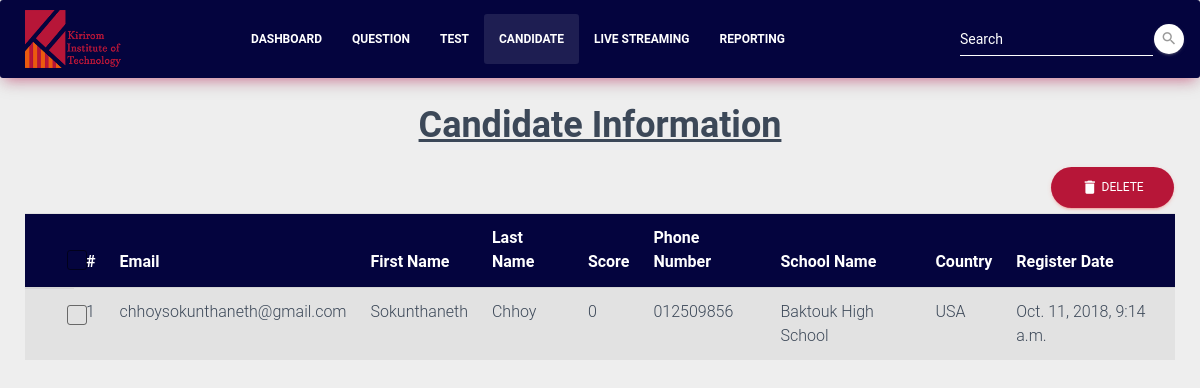
Page /candidate/ on the committed database.
### register/models.py (models this page shows, shortened)
class Register(models.Model):
	email = models.EmailField(max_length=120, blank=False, null=False)
	password = models.TextField(blank=True, null=True)
	firstname= models.CharField(max_length=120, blank=False, null=False)
	lastname = models.CharField(max_length=120, blank=False, null=False)
	phonenumber = models.CharField(max_length=120, blank=True, null=True)
	country = models.CharField(max_length=120, blank=False, null=False)
	card_id = models.FileField(upload_to='card_id')
	student_profile = models.FileField(upload_to='student_profile')
	birthday = models.DateField(blank=False, null=False)
	address = models.CharField(max_length=200, blank=False, null=False)
	sname = models.CharField(max_length=300, blank=False, null=False)
	city = models.CharField(max_length=120, blank=False, null=False)
	score = models.IntegerField(default=0)
	created_at = models.DateTimeField(auto_now_add=True)
	taken_test = models.BooleanField(default=False)
	def _get_full_name(self):
		"Retorna los nombres completos de Persona"
		return '%s %s' % (self.city, self.address)
	full_name = property(_get_full_name)

### register/views.py (the view)
# urls.py: url(r'^candidate/', candidate, name="candidate"),
def candidate(request):
	candidates = Register.objects.all()
	return render(request,'candidate.html',{'candidates':candidates})

### templates/candidate.html (shortened to what this page needs)
{% load static from staticfiles %}
<!DOCTYPE html>
<html lang="en">
<head>
  <link rel="stylesheet" type="text/css" media="screen" href="{% static 'css/test_management.css' %}" />
  <link rel="stylesheet" type="text/css" media="screen" href="{% static 'css/bootstrap-select.min.css' %}" />
</head>
<body>
{% block content %}
	<nav class="navbar navbar-expand-lg bg-rose">
    <img src="../static/img/kit-11.png" style="width: 8%; margin-left: 25px;">
    <div class="container">
        <div class="collapse navbar-collapse" style="margin-left: 100px;">
            <ul class="navbar-nav">
                <li class="nav-item">
                    <a href="{% url 'register' %}" class="nav-link"><b>Dashboard</b></a>
                </li>
                <li class="nav-item">
                    <a href="{% url 'question' %}" class="nav-link"><b>Question</b></a>
                </li>
                <li class="nav-item">
                    <a href="{% url 'test' %}" class="nav-link"><b>Test</b></a>
                </li>
                <li class="nav-item active">
                    <a href="{% url 'candidate' %}" class="nav-link"><b>Candidate</b></a>
                </li>
                <li class="nav-item">
                    <a href="{% url 'livertc' %}" class="nav-link"><b>Live Streaming</b></a>
                </li>
                <li class="nav-item">
                    <a href="#report" class="nav-link"><b>Reporting</b></a>
                </li>
            </ul>
            <form class="form-inline ml-auto">
                <div class="form-group has-white">
                  <input type="text" class="form-control" placeholder="Search">
                </div>
                <button type="submit" class="btn btn-white btn-raised btn-fab btn-fab-mini btn-round">
                    <i class="material-icons">search</i>
                </button>
            </form>
        </div>
    </div>
</nav>
  <center><h2><b><u>Candidate Information</u></b></h2></center>
    <div id="inline-toolbar">
    <button class="btn btn-round btn-danger delete-btn-candidate" data-toggle="modal">
<i class="material-icons" action >delete</i>   Delete
</button>
</div>
<div class="table-container" >
    <div class="table-responsive">
  <table id="fresh-table" class="table table-striped candidate">
    <thead  class="thead-table-list">
    <tr>
         <th scope="col-2">
          <div class="form-check">
              <label class="form-check-label">
                <span class="form-check-sign">
                  <span class="check"></span>
                </span>
              </label>
          </div>
        </th>
        <th>#</th>
        <th>Email</th>
        <th>First Name</th>
        <th>Last Name</th>
        <th>Score</th>
        <th>Phone Number</th>
        <th>School Name</th>
        <th>Country</th>
        <th>Register Date</th>
      </tr>
    </thead>
    <tbody>
    {% for candidate in candidates %}
    <tr data-id="{{ candidate.id }}" class="table-row">
      <td class="form-check">
      <div class="form-check">
          <label class="form-check-label">
              <span class="form-check-sign">
              <span class="check"></span>
              </span>
          </label>
      </div>
    </td>
      <td>{{ forloop.counter }}</td>
      <td>{{ candidate.email }}</td>
      <td>{{ candidate.firstname }}</td>
      <td>{{ candidate.lastname }}</td>
      <td>{{ candidate.score }}</td>
      <td>{{ candidate.phonenumber }}</td>
      <td>{{ candidate.sname }}</td>
      <td>{{ candidate.country }}</td>
      <td>{{ candidate.created_at}}</td>
    </tr>
    {% endfor %}
    </tbody>
  </table>
</div>
</div>
{% endblock content %}
</body>
</body>
</html>

### rows in the picture
Register: email "chhoysokunthaneth@gmail.com", firstname "Sokunthaneth", lastname "Chhoy", score "0", phonenumber "012509856", sname "Baktouk High School", country "USA", created_at "Oct. 11, 2018, 9:14 a.m."
